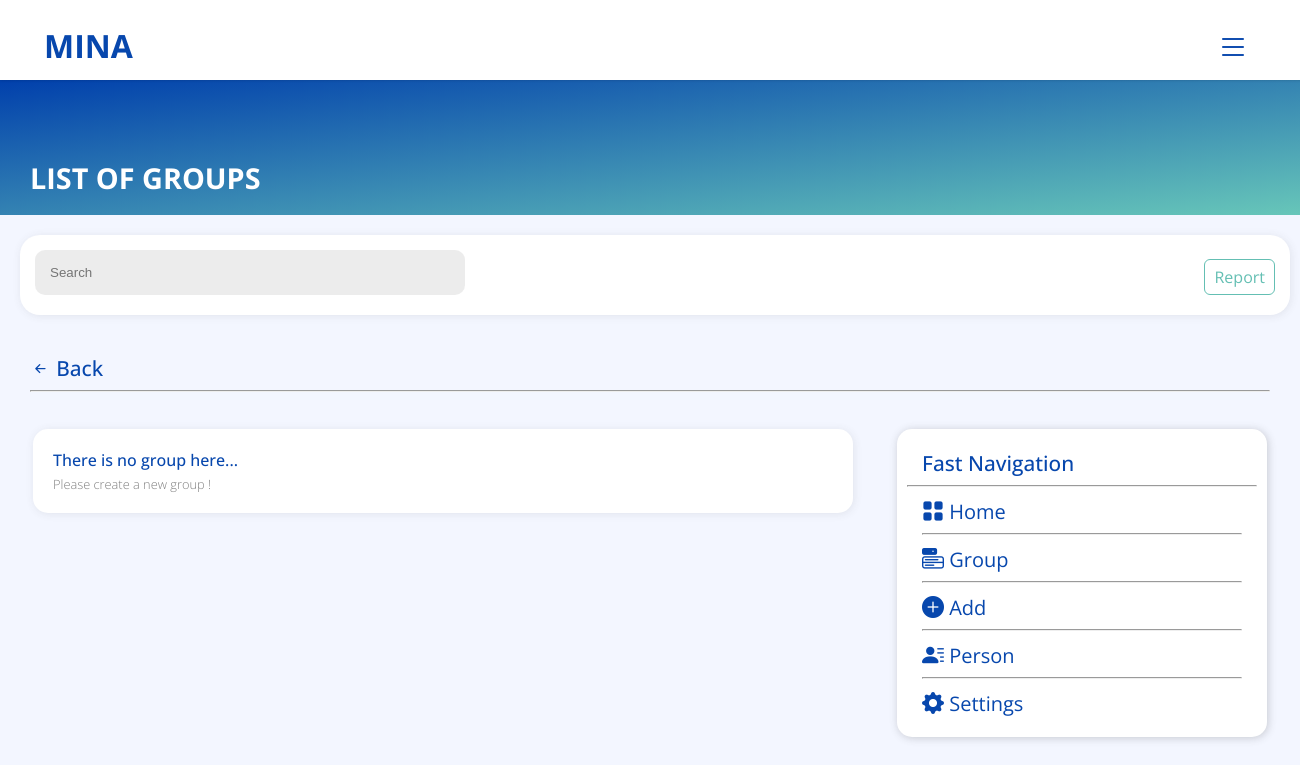
Before: /View/list-group.php (signed in) with the older database file.
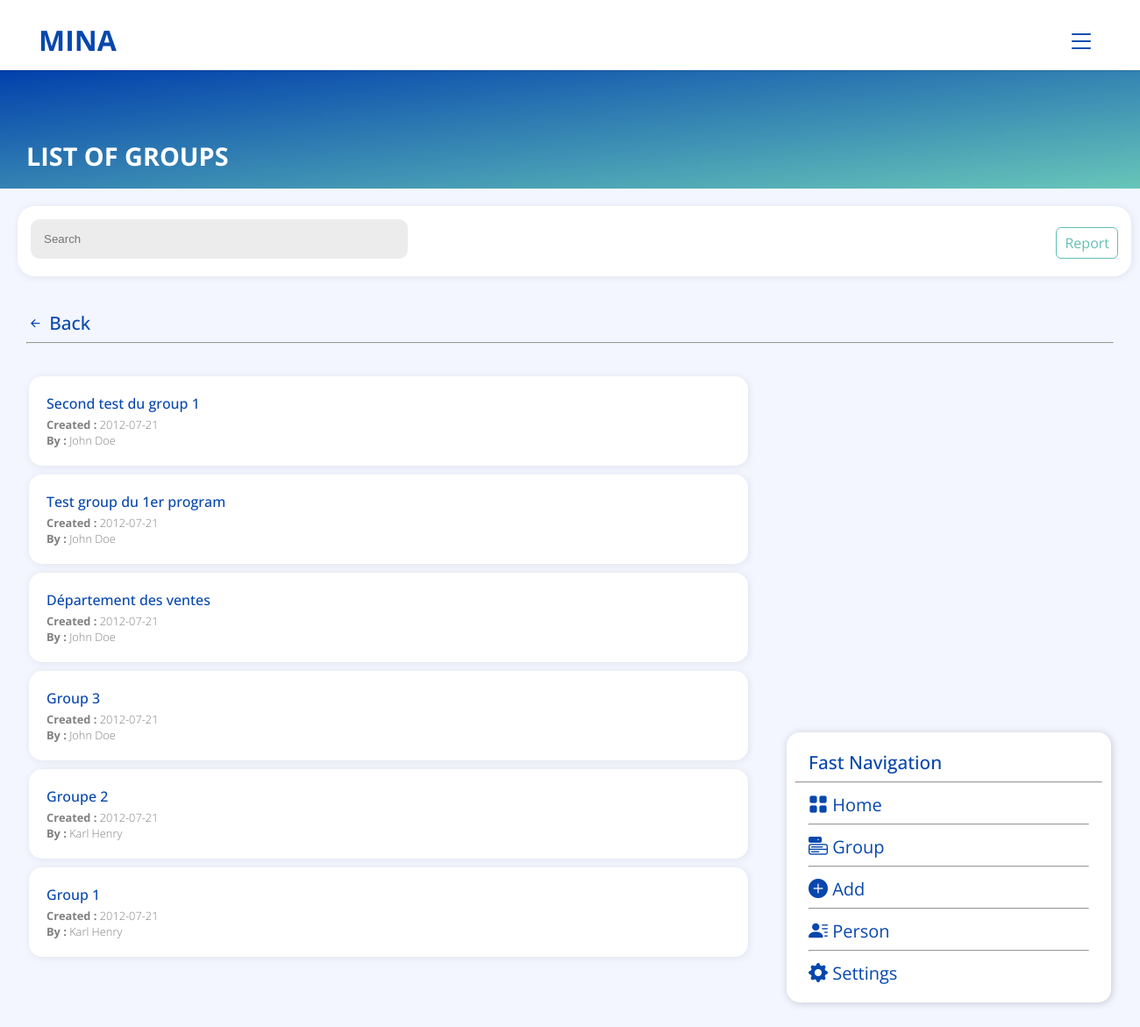
After: the same page with the newer database file.
### tables this page shows
CREATE TABLE `entreprise` (
  `id_ent` int(11) NOT NULL,
  `code_entreprise` varchar(50) NOT NULL,
  `nom_entreprise` varchar(100) NOT NULL,
  `date_creation` date NOT NULL,
  `date_expiration` date NOT NULL,
  `id_statut` int(11) NOT NULL
);

CREATE TABLE `groupe` (
  `id_group` int(11) NOT NULL,
  `nom_groupe` varchar(50) NOT NULL,
  `description` varchar(100) NOT NULL,
  `date_creation` date NOT NULL,
  `date_expiration` date NOT NULL,
  `id_program` int(11) NOT NULL,
  `code_user` int(11) NOT NULL
);

CREATE TABLE `users` (
  `code_user` int(11) NOT NULL,
  `nom` varchar(50) NOT NULL,
  `prenom` varchar(50) NOT NULL,
  `email` varchar(50) NOT NULL,
  `password` varchar(255) NOT NULL,
  `adresse` varchar(100) NOT NULL,
  `telephone_1` varchar(20) NOT NULL,
  `telephone_2` varchar(20) NOT NULL,
  `code_entreprise` varchar(50) NOT NULL,
  `id_role` int(11) NOT NULL,
  `id_statut` int(11) NOT NULL
);

### View/list-group.php (the view, shortened to what the changed rows need)
<!Doctype html>
<html>
<head>
    <link rel="stylesheet" href="css/style.css">
    <link rel="stylesheet" type="text/css" href="css/main.css">
    <link rel="stylesheet" href="https://cdn.jsdelivr.net/npm/bootstrap-icons@1.5.0/font/bootstrap-icons.css">
</head>
<body class="body">
    <?php
    include_once('header.php');
    ?>
    <div class="third-part-content">
        <div class="container mt-3">
            <div class="list-content mt-3 mb-5">
                <?php
                if (isset($_POST["searchAll"])) {
                    $nom_group = $_POST["searchAll"];
                    $code_entreprise = $_SESSION["code_entreprise"];
                    $query = "SELECT * FROM program, groupe, users WHERE nom_groupe LIKE '%$nom_group%' AND program.id_program = groupe.id_program AND users.code_user = groupe.code_user ORDER BY nom_groupe DESC";
                    $result = $conn->query($query);
                    if (mysqli_num_rows($result) > 0) {
                        while ($row = mysqli_fetch_assoc($result)) {
                            echo '<a href="group.php?group-details=' . $row["id_group"] . '" class="nav-link">
                            <div class="bg-white">
                                <div class="group-name-and-details">
                                    <div class="group-name">' . $row["nom_groupe"] . '</div>
                                    <div class="group-details">
                                        <b>Created : </b>' . $row["date_creation"] . ' <br>
                                        <b>By : </b>' . $row["nom"] . ' ' . $row["prenom"] . '</div>
                                    </div>';
                            echo '</div>
                        </a>';
                        }
                    } else {
                        echo '<div class="bg-white">
                        <div class="group-name-and-details">
                            <div class="group-name">There is no group with this name...</div>
                            <div class="group-details">Please create a new group !</div>
                        </div>
                    </div>';
                    }
                } else {
                    $code_entreprise = $_SESSION["code_entreprise"];
                    $query = "SELECT * FROM entreprise, program, groupe, users WHERE users.code_entreprise = '$code_entreprise' AND entreprise.code_entreprise = '$code_entreprise' AND program.code_entreprise = '$code_entreprise' AND program.id_program = groupe.id_program AND users.code_user = groupe.code_user ORDER BY groupe.id_group DESC";
                    $result = $conn->query($query);
                    if (mysqli_num_rows($result) > 0) {
                        while ($row = mysqli_fetch_assoc($result)) {
                            echo '<a href="group.php?group-details=' . $row["id_group"] . '" class="nav-link">
                            <div class="bg-white">
                                <div class="group-name-and-details">
                                    <div class="group-name">' . $row["nom_groupe"] . '</div>
                                    <div class="group-details">
                                        <b>Created : </b>' . $row["date_creation"] . ' <br>
                                        <b>By : </b>' . $row["nom"] . ' ' . $row["prenom"] . '</div>
                                    </div>';
                            echo '</div>
                        </a>';
                        }
                    } else {
                        echo '<div class="bg-white">
                        <div class="group-name-and-details">
                            <div class="group-name">There is no group here...</div>
                            <div class="group-details">Please create a new group !</div>
                        </div>
                    </div>';
                    }
                }
                include_once('sidebar.php');
                ?>
            </div>
        </div>
    </div>
    <?php
    include_once("footer.php");
    ?>
</body>
</html>

Changed rows visible on the page:
now on this page (row edited): entreprise: groupe.nom_groupe "Second test du group 1", groupe.date_creation "2012-07-21", users.nom "John", users.prenom "Doe", groupe.nom_groupe "Test group du 1er program", groupe.nom_groupe "Département des ventes", groupe.nom_groupe "Group 3", groupe.nom_groupe "Groupe 2", users.nom "Karl", users.prenom "Henry", groupe.nom_groupe "Group 1"
Other visible differences:
text no longer shown: "There is no group here... Please create a new group !"
